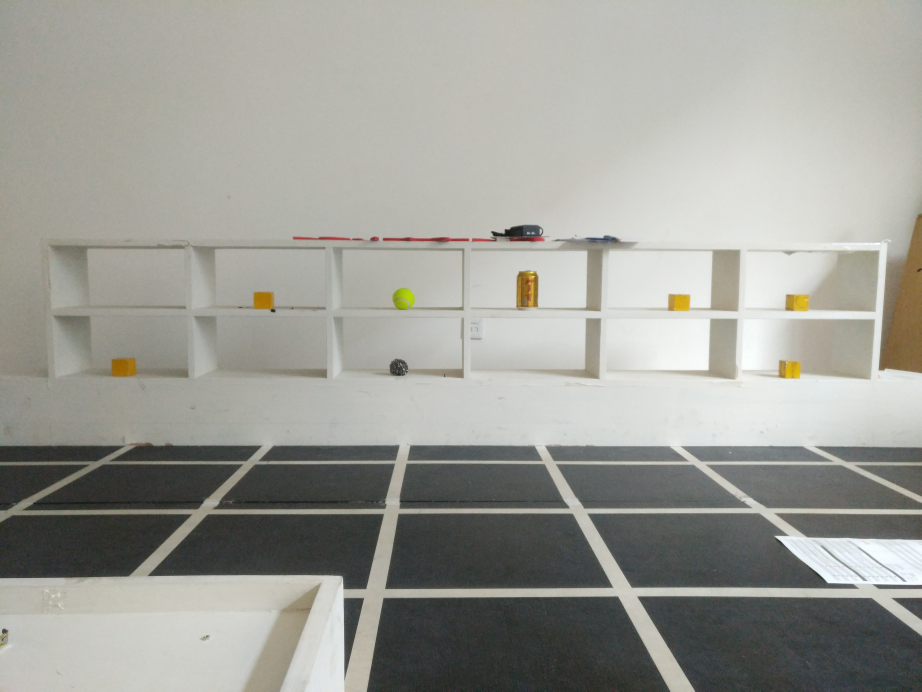
#> input picture IMG_1144.jpg, 4608 x 3456 px, given in place of the camera (shown at 1/5 size)
$ python practice.py   (Python 2 division)   (older library calls are emulated)
#> lines starting #> are read from the running program, lines starting #| are printed output that depends on the picture; after the words box and inside, x2 and y2 are one past the last pixel; in counts of white or black regions, pixels touching at a corner belong together
# encoding:utf-8

# img = cv2.imread('image.jpg', 1)
# cv2.namedWindow('image', cv2.WINDOW_NORMAL)
# cv2.imshow('image', img)
# cv2.waitKey(0)
# cv2.destroyAllWindows()

# img = cv2.imread("image.jpg", 1)
# img = img[:, :, ::-1]
# img = cv2.cvtColor(img, cv2.COLOR_BGR2RGB)
# plt.imshow(img, cmap='gray', interpolation='bicubic')
# plt.xticks([]), plt.yticks([])
# plt.show()

# cap = cv2.VideoCapture(0)
#
# while(True):
#     ret, frame = cap.read()
#
#     # print ret
#
#     # gray = cv2.cvtColor(frame, cv2.COLOR_BGR2GRAY)
#     gray = cv2.cvtColor(frame, cv2.COLOR_BGR2RGB)
#
#     cv2.imshow('frame', frame)
#
#     if cv2.waitKey(1) & 0xFF == ord('q'):
#         break
#
# cap.release()
# cv2.destroyAllWindows()

# img = np.zeros((512, 512, 3), np.uint8)
#
# cv2.line(img, (0, 0), (511, 511), (255, 0, 0), 5)
# cv2.rectangle(img,(384,0),(510,128),(0,255,0),3)
# cv2.circle(img,(447,63), 63, (0,0,255), -1)
# cv2.ellipse(img,(256,256),(100,50),0,0,250,255,-1)
#
# font=cv2.FONT_HERSHEY_SIMPLEX
# cv2.putText(img,'OpenCV',(10,500), font, 4,(255,255,255),2)
# winname = 'example'
# cv2.namedWindow(winname)
# cv2.imshow(winname, img)
# cv2.waitKey(0)
# cv2.destroyWindow(winname)

# def nothing(x):
#     pass
# # 创建一副黑色图像
# img=np.zeros((300,512,3),np.uint8)
# cv2.namedWindow('image')
# cv2.createTrackbar('R','image',0,255,nothing)
# cv2.createTrackbar('G','image',0,255,nothing)
# cv2.createTrackbar('B','image',0,255,nothing)
# switch='0:OFF\n1:ON'
# cv2.createTrackbar(switch,'image',0,1,nothing)
# while(1):
#     cv2.imshow('image',img)
#     k=cv2.waitKey(1)&0xFF
#     if k==27:
#         break
#     r=cv2.getTrackbarPos('R','image')
#     g=cv2.getTrackbarPos('G','image')
#     b=cv2.getTrackbarPos('B','image')
#     s=cv2.getTrackbarPos(switch,'image')
#     if s==0:
#         img[:]=0
#     else:
#         img[:]=[b,g,r]
# cv2.destroyAllWindows()

# 当鼠标按下时变为True
# drawing=False
# # 如果mode 为true 绘制矩形。按下'm' 变成绘制曲线。
# mode=True
# ix,iy=-1,-1
# # 创建回调函数
# def draw_circle(event,x,y,flags,param):
#     r=cv2.getTrackbarPos('R','image')
#     g=cv2.getTrackbarPos('G','image')
#     b=cv2.getTrackbarPos('B','image')
#     color=(b,g,r)
#     global ix,iy,drawing,mode
#     # 当按下左键是返回起始位置坐标
#     if event==cv2.EVENT_LBUTTONDOWN:
#         drawing=True
#         ix,iy=x,y
#     # 当鼠标左键按下并移动是绘制图形。event 可以查看移动，flag 查看是否按下
#     elif event==cv2.EVENT_MOUSEMOVE and flags==cv2.EVENT_FLAG_LBUTTON:
#         if drawing==True:
#             if mode==True:
#                 cv2.rectangle(img,(ix,iy),(x,y),color,-1)
#             else:
#                 # 绘制圆圈，小圆点连在一起就成了线，3 代表了笔画的粗细
#                 cv2.circle(img,(x,y),3,color,-1)
#     # 下面注释掉的代码是起始点为圆心，起点到终点为半径的
#     # r=int(np.sqrt((x-ix)**2+(y-iy)**2))
#     # cv2.circle(img,(x,y),r,(0,0,255),-1)
#     # 当鼠标松开停止绘画。
#         elif event==cv2.EVENT_LBUTTONUP:
#             drawing = False
#     # if mode==True:
#     # cv2.rectangle(img,(ix,iy),(x,y),(0,255,0),-1)
#     # else:
#     # cv2.circle(img,(x,y),5,(0,0,255),-1)
# img=np.zeros((512,512,3),np.uint8)
# cv2.namedWindow('image')
# cv2.createTrackbar('R','image',0,255,nothing)
# cv2.createTrackbar('G','image',0,255,nothing)
# cv2.createTrackbar('B','image',0,255,nothing)
# cv2.setMouseCallback('image',draw_circle)
# while(1):
#     cv2.imshow('image',img)
#     k=cv2.waitKey(1)&0xFF
#     if k==ord('m'):
#         mode=not mode
#     elif k==27:
#         break
#
# cv2.destroyAllWindows()

# cap=cv2.VideoCapture(0)
# while(1):
#     # 获取每一帧
#     ret,frame=cap.read()
#     # 转换到HSV
#     hsv=cv2.cvtColor(frame,cv2.COLOR_BGR2HSV)
#     # 设定蓝色的阈值
#     lower_blue=np.array([110,50,50])
#     upper_blue=np.array([130,255,255])
#     # 根据阈值构建掩模
#     mask=cv2.inRange(hsv,lower_blue,upper_blue)
#     # 对原图像和掩模进行位运算
#     res=cv2.bitwise_and(frame,frame,mask=mask)
#     # 显示图像
#     cv2.imshow('frame',frame)
#     cv2.imshow('mask',mask)
#     cv2.imshow('res',res)
#     k=cv2.waitKey(5)&0xFF
#     if k==27:
#         break
# # 关闭窗口
# cv2.destroyAllWindows()

# img = cv2.imread('image.jpg', 0)
# clahe = cv2.createCLAHE(clipLimit=2.0, tileGridSize=(8, 8))
# cl1 = clahe.apply(img)
#
# cv2.imwrite('image2.jpg', cl1)

# img = cv2.imread('image.jpg', 0)
# img2 = img.copy()
# template = cv2.imread('image_face.png', 0)
# w, h = template.shape[::-1]
#
# img = img2.copy()
#
# res = cv2.matchTemplate(img, template, cv2.TM_CCOEFF)
# min_val, max_val, min_loc, max_loc = cv2.minMaxLoc(res)
# # 使用不同的比较方法，对结果的解释不同
# # If the method is TM_SQDIFF or TM_SQDIFF_NORMED, take minimum
#
# bottom_right = (max_loc[0] + w, max_loc[1] + h)
# cv2.rectangle(img, max_loc, bottom_right, 255, 2)
# plt.subplot(121), plt.imshow(res, cmap='gray')
# plt.title('Matching Result'), plt.xticks([]), plt.yticks([])
# plt.subplot(122), plt.imshow(img, cmap='gray')
# plt.title('Detected Point'), plt.xticks([]), plt.yticks([])
# plt.suptitle('Test')
# plt.show()

# def drawMatches(img1, kp1, img2, kp2, matches):
#     """
#     My own implementation of cv2.drawMatches as OpenCV 2.4.9
#     does not have this function available but it's supported in
#     OpenCV 3.0.0
#
#     This function takes in two images with their associated
#     keypoints, as well as a list of DMatch data structure (matches)
#     that contains which keypoints matched in which images.
#
#     An image will be produced where a montage is shown with
#     the first image followed by the second image beside it.
#
#     Keypoints are delineated with circles, while lines are connected
#     between matching keypoints.
#
#     img1,img2 - Grayscale images
#     kp1,kp2 - Detected list of keypoints through any of the OpenCV keypoint
#               detection algorithms
#     matches - A list of matches of corresponding keypoints through any
#               OpenCV keypoint matching algorithm
#     """
#
#     # Create a new output image that concatenates the two images together
#     # (a.k.a) a montage
#     rows1 = img1.shape[0]
#     cols1 = img1.shape[1]
#     rows2 = img2.shape[0]
#     cols2 = img2.shape[1]
#
#     out = np.zeros((max([rows1,rows2]), cols1+cols2, 3), dtype='uint8')
#
#     # Place the first image to the left
#     out[:rows1, :cols1] = np.dstack([img1])
#
#     # Place the next image to the right of it
#     out[:rows2, cols1:] = np.dstack([img2])
#
#     # For each pair of points we have between both images
#     # draw circles, then connect a line between them
#     for mat in matches:
#
#         # Get the matching keypoints for each of the images
#         img1_idx = mat.queryIdx
#         img2_idx = mat.trainIdx
#
#         # x - columns
#         # y - rows
#         (x1, y1) = kp1[img1_idx].pt
#         (x2, y2) = kp2[img2_idx].pt
#
#         # Draw a small circle at both co-ordinates
#         # radius 4
#         # colour blue
#         # thickness = 1
#         cv2.circle(out, (int(x1), int(y1)), 4, (255, 0, 0), 1)
#         cv2.circle(out, (int(x2)+cols1, int(y2)), 4, (255, 0, 0), 1)
#
#         # Draw a line in between the two points
#         # thickness = 1
#         # colour blue
#         cv2.line(out, (int(x1), int(y1)), (int(x2)+cols1, int(y2)), (255, 0, 0), 1)
#
#
#     # Show the image
#     # cv2.imshow('Matched Features', out)
#     # cv2.waitKey(0)
#     # cv2.destroyWindow('Matched Features')
#
#     # Also return the image if you'd like a copy
#     return out
#
# img1 = cv2.imread('box.png', 0) # queryImage
# img2 = cv2.imread('box_in_scene.png', 0) # trainImage
# # Initiate SIFT detector
# sift = cv2.SIFT()
# # find the keypoints and descriptors with SIFT
# kp1, des1 = sift.detectAndCompute(img1, None)
# kp2, des2 = sift.detectAndCompute(img2, None)
# # BFMatcher with default params
# bf = cv2.BFMatcher()
# matches = bf.knnMatch(des1, des2, k=2)
# # Apply ratio test
# # 比值测试，首先获取与A 距离最近的点B（最近）和C（次近），只有当B/C
# # 小于阈值时（0.75）才被认为是匹配，因为假设匹配是一一对应的，真正的匹配的理想距离为0
# good = []
# for m, n in matches:
#     if m.distance < 0.75*n.distance:
#         good.append(m)
# # cv2.drawMatchesKnn expects list of lists as matches.
# img3 = drawMatches(img1, kp1, img2, kp2, good[:10])
# plt.imshow(img3), plt.show()
# -*- coding: utf-8 -*-

import cv2
import numpy as np
cap=cv2.VideoCapture(0)
while(1):
    # 获取每一帧
    ret,frame = cap.read()
#> frame is the input picture: shape (3456, 4608, 3); mean B, G, R 151.2, 157.8, 157.6
    # frame = cv2.imread('IMG_3776.JPG', 1)
    # 转换到HSV
    hsv = cv2.cvtColor(frame, cv2.COLOR_BGR2HSV)
#> hsv: shape (3456, 4608, 3); mean H, S, V 41.6, 15.3, 159.1
    cimg = cv2.cvtColor(frame, cv2.COLOR_BGR2GRAY)
    # [9 lines of commented-out code are left out]

    lower_blue = np.array([20, 241, 129])
    upper_blue = np.array([25, 255, 157])
    # 根据阈值构建掩模
    mask = cv2.inRange(hsv, lower_blue, upper_blue)
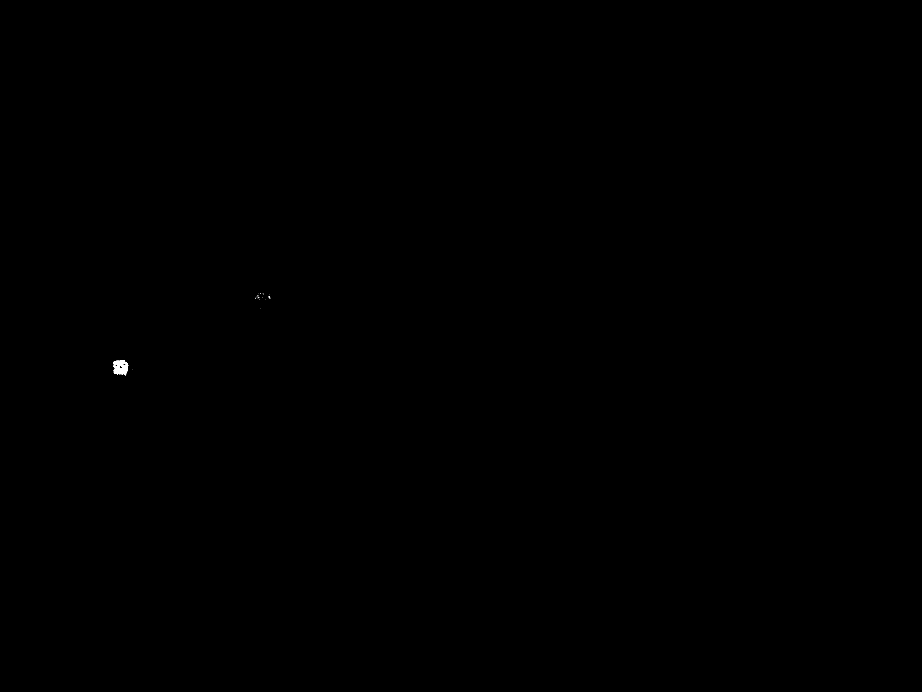
#> mask: shape (3456, 4608) (shown at 1/5 size); 0.02% white; 54 white regions (53 under 20 px)
    res = cv2.bitwise_and(frame, frame, mask=mask)
    img, contours, hierarchy = cv2.findContours(mask, cv2.RETR_LIST, cv2.CHAIN_APPROX_NONE)
#> contours = 123 contours, 111 with area under 20; largest, box (x1, y1, x2, y2) and area: (565, 1801, 640, 1874) 3719, (594, 1823, 619, 1849) 264, (572, 1811, 591, 1839) 224, (614, 1815, 631, 1831) 160, (586, 1823, 593, 1833) 41

    area_max_contour = 0
    # [21 lines of commented-out code are left out]

    if  contours:
        a = contours[0]
#> a = [[629, 1874], [629, 1875], [628, 1876], [627, 1875], [627, 1876], [628, 1876], [629, 1875], [630, 1874]]
        x,y,w,h = cv2.boundingRect(a)
#> x = 627; y = 1874; w = 4; h = 3

        for cnt in contours:
            # contour_area_temp = np.fabs(cv2.contourArea(cnt))
            x, y, w, h = cv2.boundingRect(cnt)
            print x,y,w,h
            if w + h > 20:
                cv2.rectangle(frame, (x, y), (x + w, y + h), (0, 255, 0), 2)
#> this loop made 123 passes
#> (x, y, w, h) on passes 1, 4, 8, 9, 10, 11, 12, 13, 14, 16, 17, 18: (627, 1874, 4, 3), (611, 1872, 3, 3), (571, 1869, 1, 1), (570, 1866, 1, 1), (623, 1864, 3, 4), (602, 1864, 4, 4), (588, 1863, 5, 5), (580, 1863, 4, 3), (621, 1862, 4, 4), (610, 1861, 7, 7), (573, 1862, 5, 6), (627, 1858, 4, 7)
#> (cnt, x, y, w, h) on passes 2, 3, 5, 6, 7, 15: ([[599, 1874], [600, 1874], [601, 1874], [600, 1874]], 599, 1874, 3, 1), ([[607, 1873], [608, 1873]], 607, 1873, 2, 1), ([[627, 1871], [628, 1872], [628, 1871]], 627, 1871, 2, 2), ([[614, 1869], [615, 1870], [616, 1869], [615, 1869]], 614, 1869, 3, 2), ([[608, 1869], [608, 1870]], 608, 1869, 1, 2), ([[582, 1863], [583, 1862], [584, 1863], [583, 1864]], 582, 1862, 3, 3)
#| 627 1874 4 3
#| 599 1874 3 1
#| 607 1873 2 1
#| 611 1872 3 3
#| 627 1871 2 2
#| 614 1869 3 2
#| 608 1869 1 2
#| 571 1869 1 1
#> (further printed lines are left out)
            # [30 lines of commented-out code are left out]
    cv2.imshow('frame', frame)
    cv2.imshow('mask', mask)
    cv2.imshow('res', res)
    k=cv2.waitKey(5) & 0xFF
#> (key q is pressed here)
    if k==27:
        break
# 关闭窗口
# frame = cv2.imread('123.png', 1)
# cv2.imshow('frame', frame)
# cv2.waitKey(0)
cv2.destroyAllWindows()
